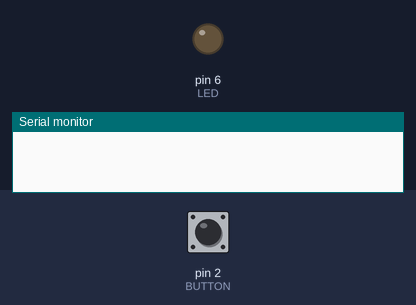
Recording of a sketch running on a simulated Arduino Uno, built with avr-gcc and run on an emulated ATmega328P. On the bench: output pins drawn as LEDs (lit = HIGH), the last lines printed to the serial monitor. Dashed ring = blinking. The test bench sets the inputs (shaded band); at power-on: pin 2 (BUTTON) HIGH.

Above: at 2.4 s.
2.5 s: pin 2 (BUTTON) pulled LOW for 0.15 s
At 3.0 s:
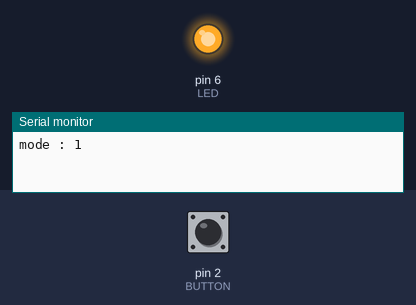
4.1 s: pin 2 (BUTTON) pulled LOW for 1 s
At 4.84 s:
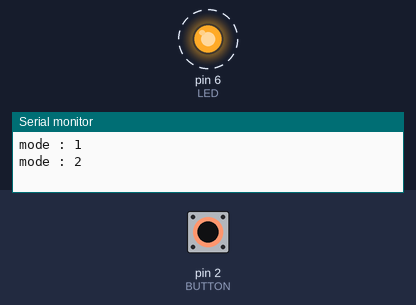
8.0 s: pin 2 (BUTTON) pulled LOW for 3.2 s
Timing chart, 0 to 11.0 s (numbered marks = the images above; inputs shaded):
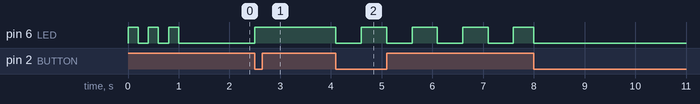

Measured:
- after the input at 2.5 s, pin 6 (LED): LOW → HIGH at once
- after the input at 4.1 s, pin 6 (LED): alternates HIGH for 0.50 s and LOW for 0.50 s, starting at once

The sketch:

2.ino
```cpp
// 입력부품 : 푸시버튼
// 출력부품 : LED
// 사용 문법 : if문, millis(), switch-case문, for문

#define BUTTON 2
#define LED 6

int mode = 0;
int prevButton = HIGH;

bool ledState = false;

unsigned long previousMillis = 0;
unsigned long lastButtonMillis = 0;

const unsigned long interval = 500;

void setup() {
  pinMode(BUTTON, INPUT);
  pinMode(LED, OUTPUT);

  Serial.begin(9600);

  // for문 : 시작할 때 LED 3번 점멸
  for (int i = 0; i < 3; i++) {
    digitalWrite(LED, HIGH);
    delay(200);

    digitalWrite(LED, LOW);
    delay(200);
  }
}

void loop() {

  int buttonState = digitalRead(BUTTON);

  // if문 + millis()
  // 버튼이 눌렸을 때 한 번만 동작
  if (buttonState == 0 &&
      prevButton == 1 &&
      millis() - lastButtonMillis >= 200) {

    mode++;

    // mode가 2를 넘으면 다시 0
    if (mode > 2) {
      mode = 0;
    }

    lastButtonMillis = millis();

    Serial.print("mode : ");
    Serial.println(mode);
  }

  prevButton = buttonState;


  // switch-case문
  switch (mode) {

    // 0 : LED 끄기
    case 0:
      digitalWrite(LED, LOW);
      ledState = false;
      break;


    // 1 : LED 켜기
    case 1:
      digitalWrite(LED, HIGH);
      ledState = true;
      break;


    // 2 : LED 0.5초 간격 점멸
    case 2:

      // millis()를 이용한 반복
      if (millis() - previousMillis >= interval) {

        previousMillis = millis();

        ledState = !ledState;

        digitalWrite(LED, ledState);
      }

      break;
  }
}
```
